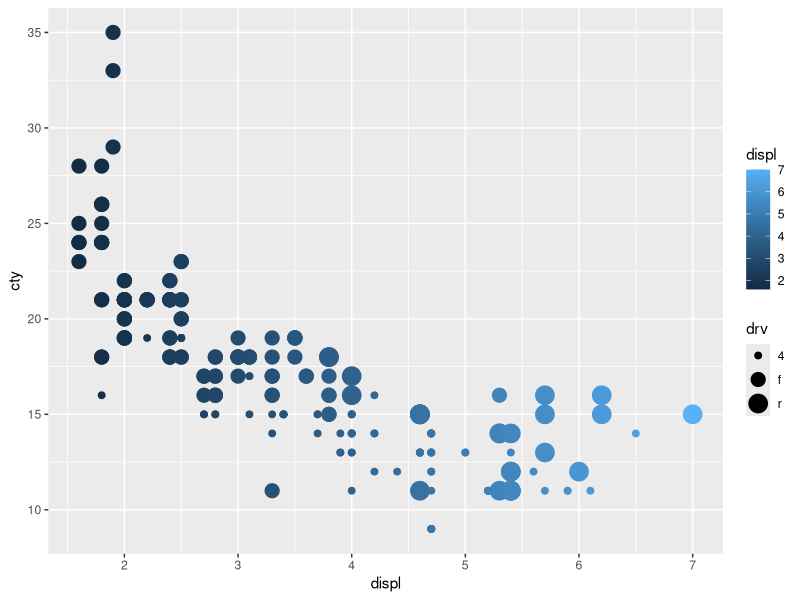

This figure's R source:
## ---- chunk 1
knitr::opts_chunk$set(echo = TRUE)
## ---- chunk 2
library(ggplot2)
## ---- chunk 3
head(mpg,10)
## ---- chunk 4
ggplot(mpg, aes(x=displ, y=cty)) +
  geom_point(aes(color=displ, size=drv))
